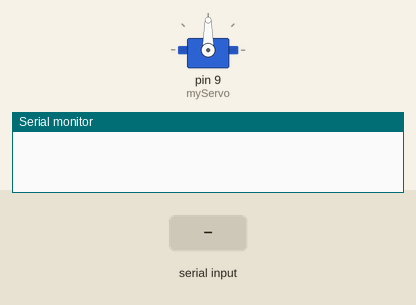
A sketch run on a simulated Arduino Uno, built with avr-gcc and run on an emulated ATmega328P. Parts: servo, the last lines printed to the serial monitor. The inputs (shaded band) are chosen by the test bench.

Above: at 1.2 s.
1.3 s: "0" received over the second serial link
At 1.7 s:
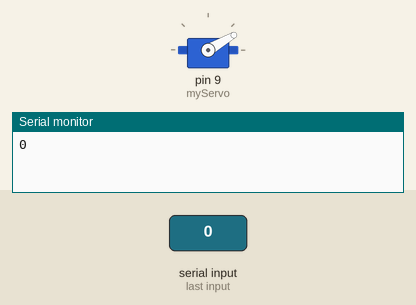
4.3 s: "1" received over the second serial link
7.3 s: "3" received over the second serial link
At 8.3 s:
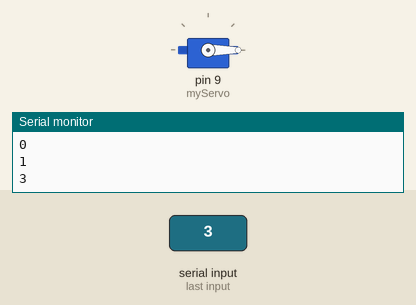
Timing chart, 0 to 10.3 s (numbered marks = the images above; inputs shaded):
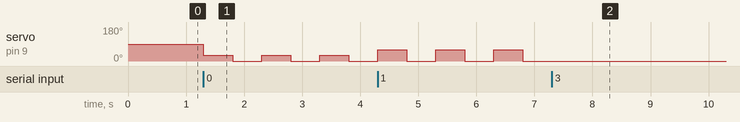

Measured:
- after the input at 1.3 s, servo on pin 9 (myServo): alternates 30° for 0.50 s and 0° for 0.50 s, starting at once
- after the input at 7.3 s, servo on pin 9 (myServo): stops changing and stays 0°

The sketch:

blt_slave_servo.ino
```cpp
// #include <SoftwareSerial.h>
// #include <Servo.h>
// Servo myServo;
// SoftwareSerial BTSerial(10, 11);

// void setup() {
//   myServo.attach(9);
//   Serial.begin(9600);
//   BTSerial.begin(38400);
// }

// void loop() {
//   if (BTSerial.available()) {
//     char receivedChar = BTSerial.read();
//     Serial.write(receivedChar);

//     switch (receivedChar) {
//       case '0':
//         myServo.write(30);
//         delay(500);
//         myServo.write(0);
//         delay(500);
//         break;
//       case '1':
//         myServo.write(60);
//         delay(500);
//         myServo.write(0);
//         delay(500);
//         break;
//       case '2':
//         myServo.write(120);
//         delay(500);
//         myServo.write(0);
//         delay(500);
//         break;
//       case '3':
//         myServo.write(150);
//         delay(500);
//         myServo.write(0);
//         delay(500);
//         break;
//       case '4':
//         myServo.write(180);
//         delay(500);
//         myServo.write(0);
//         delay(500);
//         break;
//       // Add more cases if needed
//       default:
//         // Handle other cases if neede
//         myServo.write(0);
//         delay(15);
//         break;
//     }
//     Serial.println();
//     // delay(500);
//   }
// }

#include <SoftwareSerial.h>
#include <Servo.h>

Servo myServo;
SoftwareSerial BTSerial(10, 11);

void setup() {
  myServo.attach(9);  // Điều chỉnh các tham số của servo (min, max)
  Serial.begin(9600);
  BTSerial.begin(38400);
}

void loop() {
  if (BTSerial.available()) {
    char receivedChar = BTSerial.read();
    Serial.write(receivedChar);

    switch (receivedChar) {
      case '0':
        while (true) {
          myServo.write(30);  // Quay servo đến góc 30
          delay(500);  // Đợi một chút cho servo di chuyển
          myServo.write(0);  // Quay về góc 0
          delay(500);  // Đợi một chút để servo quay về
          if (BTSerial.available()) {
            break;  // Thoát khỏi vòng lặp nếu nhận được lệnh mới
          }
        }
        break;

      case '1':
        while (true) {
          myServo.write(60);  // Quay servo đến góc 60
          delay(500);  // Đợi một chút cho servo di chuyển
          myServo.write(0);  // Quay về góc 0
          delay(500);  // Đợi một chút để servo quay về
          if (BTSerial.available()) {
            break;  // Thoát khỏi vòng lặp nếu nhận được lệnh mới
          }
        }
        break;

      // case '2':
      //   while (true) {
      //     myServo.write(30);  // Quay servo đến góc 120
      //     delay(500);  // Đợi một chút cho servo di chuyển
      //     myServo.write(0);  // Quay về góc 0
      //     delay(500);  // Đợi một chút để servo quay về
      //     if (BTSerial.available()) {
      //       break;  // Thoát khỏi vòng lặp nếu nhận được lệnh mới
      //     }
      //   }
      //   break;

      case '3':
        while (true) {
          // myServo.write(60);  // Quay servo đến góc 150
          // delay(500);  // Đợi một chút cho servo di chuyển
          myServo.write(0);  // Quay về góc 0
          delay(500);  // Đợi một chút để servo quay về
          if (BTSerial.available()) {
            break;  // Thoát khỏi vòng lặp nếu nhận được lệnh mới
          }
        }
        break;

      // case '4':
      //   while (true) {
      //     myServo.write(180);  // Quay servo đến góc 180
      //     delay(500);  // Đợi một chút cho servo di chuyển
      //     myServo.write(0);  // Quay về góc 0
      //     delay(500);  // Đợi một chút để servo quay về
      //     if (BTSerial.available()) {
      //       break;  // Thoát khỏi vòng lặp nếu nhận được lệnh mới
      //     }
      //   }
      //   break;

      // Thêm các trường hợp khác nếu cần
      default:
        myServo.write(0);  // Đặt servo về góc 0 khi không có lệnh
        delay(15);  // Đảm bảo servo có thời gian để di chuyển
        break;
    }
    Serial.println();
  }
}
```
